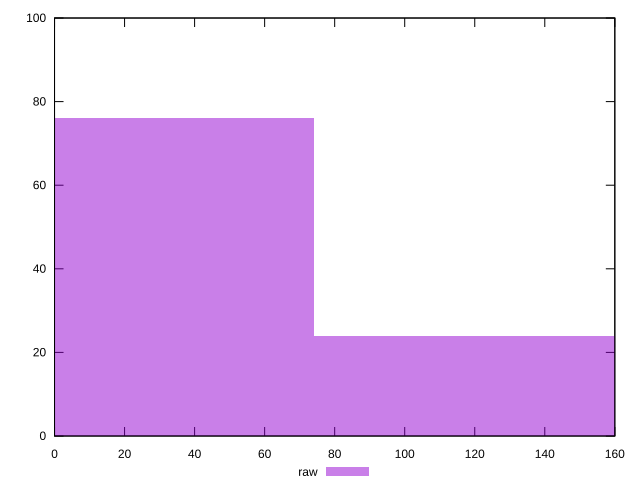

Recreate this plot in gnuplot.
reset

$raw <<EOF
148.05702606007145 24
0 76
EOF

set key outside below
set boxwidth 148.05702606007145
set xrange [0:160]
set yrange [0:100]
set trange [0:100]
set style fill transparent solid 0.5 noborder
set terminal svg size 640, 490 enhanced background rgb 'white'
set output "reports/report_00028_2021-02-24T12-49-42.674Z/unminified-javascript/samples/agenda/raw/histogram.svg"

plot $raw title "raw" with boxes

reset
